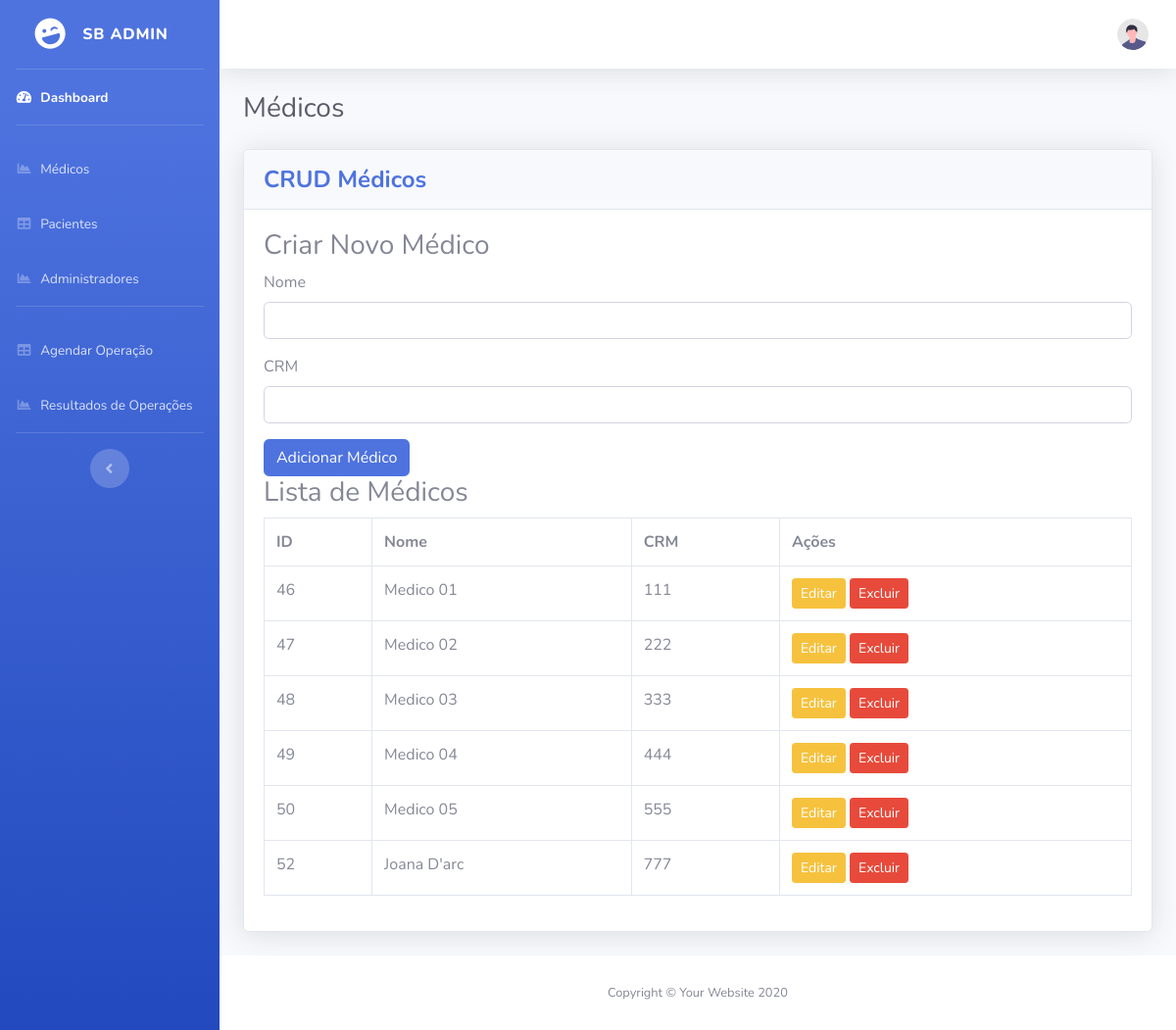
The page /Administracao/medicos.php on the database its author committed.
### tables this page shows
CREATE TABLE `Medicos` (
  `id_medico` int NOT NULL AUTO_INCREMENT,
  `nome` varchar(255) NOT NULL,
  `crm` varchar(50) NOT NULL,
  `senha` varchar(255) NOT NULL,
  PRIMARY KEY (`id_medico`),
  UNIQUE KEY `crm` (`crm`)
);

### Administracao/medicos.php (the view, shortened to what this page needs)
<!DOCTYPE html>
<html lang="pt-br">
<head>
    <link href="vendor/fontawesome-free/css/all.min.css" rel="stylesheet" type="text/css">
    <link href="css/sb-admin-2.min.css" rel="stylesheet">
</head>
<body id="page-top">
    <div id="wrapper">
        <?php include 'sidebar.php'; ?>
        <div id="content-wrapper" class="d-flex flex-column">
            <div id="content">
                <?php include 'topbar.php'; ?>
                <div class="container-fluid">
                    <h1 class="h3 mb-4 text-gray-800">Médicos</h1>
                    <div class="card shadow mb-4">
                        <div class="card-header py-3">
                            <h4 class="m-0 font-weight-bold text-primary">CRUD Médicos</h4>
                        </div>
                        <div class="card-body">
                            <?php
                            include 'conexao.php';
                            if ($_SERVER["REQUEST_METHOD"] == "GET" && isset($_GET['id_medico'])) {
                                $id_medico = $_GET['id_medico'];
                                $sql = "SELECT * FROM Medicos WHERE id_medico=?";
                                $stmt = $conn->prepare($sql);
                                $stmt->bind_param("i", $id_medico);
                                $stmt->execute();
                                $result = $stmt->get_result();
                                $medico = $result->fetch_assoc();
                                $stmt->close();
                                ?>
                                <h3>Editar Médico</h3>
                                <form method="POST" action="">
                                    <input type="hidden" name="id_medico" value="<?= $medico['id_medico'] ?>">
                                    <div class="form-group">
                                        <label>Nome</label>
                                        <input type="text" name="nome" class="form-control" value="<?= $medico['nome'] ?>"
                                            required>
                                    </div>
                                    <div class="form-group">
                                        <label>CRM</label>
                                        <input type="text" name="crm" class="form-control" value="<?= $medico['crm'] ?>"
                                            required>
                                    </div>
                                    <input type="submit" name="edit" class="btn btn-primary" value="Atualizar Médico">
                                </form>
                                <?php
                            } else {
                                ?>
                                <h3>Criar Novo Médico</h3>
                                <form method="POST" action="">
                                    <div class="form-group">
                                        <label>Nome</label>
                                        <input type="text" name="nome" class="form-control" required>
                                    </div>
                                    <div class="form-group">
                                        <label>CRM</label>
                                        <input type="text" name="crm" class="form-control" required>
                                    </div>
                                    <input type="submit" name="add" class="btn btn-primary" value="Adicionar Médico">
                                </form>
                                <?php
                            }
                            echo "<h3>Lista de Médicos</h3>";
                            $sql = "SELECT * FROM Medicos";
                            $result = $conn->query($sql);
                            if ($result->num_rows > 0) {
                                echo "<table class='table table-bordered'>";
                                echo "<tr><th>ID</th><th>Nome</th><th>CRM</th><th>Ações</th></tr>";
                                while ($row = $result->fetch_assoc()) {
                                    echo "<tr>";
                                    echo "<td>" . $row["id_medico"] . "</td>";
                                    echo "<td>" . $row["nome"] . "</td>";
                                    echo "<td>" . $row["crm"] . "</td>";
                                    echo "<td>";
                                    echo "<a href='?id_medico=" . $row["id_medico"] . "' class='btn btn-warning btn-sm'>Editar</a> ";
                                    echo "<a href='?delete_id=" . $row["id_medico"] . "' class='btn btn-danger btn-sm'>Excluir</a>";
                                    echo "</td>";
                                    echo "</tr>";
                                }
                                echo "</table>";
                            } else {
                                echo "<p>Nenhum médico encontrado.</p>";
                            }
                            ?>
                        </div>
                    </div>
                </div>
                <footer class="sticky-footer bg-white">
                    <div class="container my-auto">
                        <div class="copyright text-center my-auto">
                            <span>Copyright &copy; Your Website 2020</span>
                        </div>
                    </div>
                </footer>
            </div>
        </div>
</body>
</html>

### Administracao/sidebar.php (shortened to what this page needs)
<ul class="navbar-nav bg-gradient-primary sidebar sidebar-dark accordion" id="accordionSidebar">
    <a class="sidebar-brand d-flex align-items-center justify-content-center" href="index.php">
        <div class="sidebar-brand-icon rotate-n-15">
            <i class="fas fa-laugh-wink"></i>
        </div>
        <div class="sidebar-brand-text mx-3">SB Admin</div>
    </a>
    <hr class="sidebar-divider my-0">
    <li class="nav-item active">
        <a class="nav-link" href="index.php">
            <i class="fas fa-fw fa-tachometer-alt"></i>
            <span>Dashboard</span></a>
    </li>
    <hr class="sidebar-divider">
    <li class="nav-item">
        <a class="nav-link" href="medicos.php">
            <i class="fas fa-fw fa-chart-area"></i>
            <span>Médicos</span></a>
    </li>
    <li class="nav-item">
        <a class="nav-link" href="pacientes.php">
            <i class="fas fa-fw fa-table"></i>
            <span>Pacientes</span></a>
    </li>
    <li class="nav-item">
        <a class="nav-link" href="administradores.php">
            <i class="fas fa-fw fa-chart-area"></i>
            <span>Administradores</span></a>
    </li>
    <hr class="sidebar-divider d-none d-md-block">
    <li class="nav-item">
        <a class="nav-link" href="operacoes.php">
            <i class="fas fa-fw fa-table"></i>
            <span>Agendar Operação</span></a>
    </li>
    <li class="nav-item">
        <a class="nav-link" href="resultados.php">
            <i class="fas fa-fw fa-chart-area"></i>
            <span>Resultados de Operações</span></a>
    </li>
    <hr class="sidebar-divider d-none d-md-block">
    <div class="text-center d-none d-md-inline">
        <button class="rounded-circle border-0" id="sidebarToggle"></button>
    </div>
</ul>

### Administracao/topbar.php (shortened to what this page needs)
<nav class="navbar navbar-expand navbar-light bg-white topbar mb-4 static-top shadow">
<ul class="navbar-nav ml-auto">
    <li class="nav-item dropdown no-arrow">
        <a class="nav-link dropdown-toggle" href="#" id="userDropdown" role="button"
            data-toggle="dropdown" aria-haspopup="true" aria-expanded="false">
            <img class="img-profile rounded-circle"
                src="img/undraw_profile.svg">
        </a>
    </li>
</ul>
</nav>

### rows shown on the page
medicos: id_medico "46", nome "Medico 01", crm "111"
medicos: id_medico "47", nome "Medico 02", crm "222"
medicos: id_medico "48", nome "Medico 03", crm "333"
medicos: id_medico "49", nome "Medico 04", crm "444"
medicos: id_medico "50", nome "Medico 05", crm "555"
medicos: id_medico "52", nome "Joana D'arc", crm "777"
